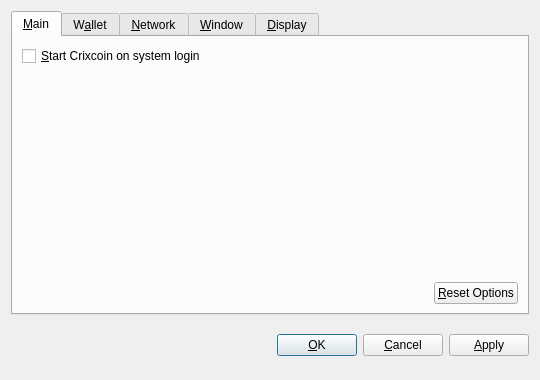
<?xml version="1.0" encoding="UTF-8"?>
<ui version="4.0">
 <class>OptionsDialog</class>
 <widget class="QDialog" name="OptionsDialog">
  <property name="geometry">
   <rect>
    <x>0</x>
    <y>0</y>
    <width>540</width>
    <height>380</height>
   </rect>
  </property>
  <property name="windowTitle">
   <string>Options</string>
  </property>
  <property name="modal">
   <bool>true</bool>
  </property>
  <layout class="QVBoxLayout" name="verticalLayout">
   <item>
    <widget class="QTabWidget" name="tabWidget">
     <property name="tabPosition">
      <enum>QTabWidget::North</enum>
     </property>
     <property name="currentIndex">
      <number>0</number>
     </property>
     <widget class="QWidget" name="tabMain">
      <attribute name="title">
       <string>&amp;Main</string>
      </attribute>
      <layout class="QVBoxLayout" name="verticalLayout_Main">
       <item>
        <widget class="QCheckBox" name="bitcoinAtStartup">
         <property name="toolTip">
          <string>Automatically start Crixcoin after logging in to the system.</string>
         </property>
         <property name="text">
          <string>&amp;Start Crixcoin on system login</string>
         </property>
        </widget>
       </item>
       <item>
        <spacer name="verticalSpacer_Main">
         <property name="orientation">
          <enum>Qt::Vertical</enum>
         </property>
         <property name="sizeHint" stdset="0">
          <size>
           <width>20</width>
           <height>40</height>
          </size>
         </property>
        </spacer>
       </item>
       <item>
        <layout class="QHBoxLayout" name="horizontalLayout_2_Main">
         <item>
          <spacer name="horizontalSpacer_2_Main">
           <property name="orientation">
            <enum>Qt::Horizontal</enum>
           </property>
           <property name="sizeHint" stdset="0">
            <size>
             <width>40</width>
             <height>20</height>
            </size>
           </property>
          </spacer>
         </item>
         <item>
          <widget class="QPushButton" name="resetButton">
           <property name="toolTip">
            <string>Reset all client options to default.</string>
           </property>
           <property name="text">
            <string>&amp;Reset Options</string>
           </property>
           <property name="autoDefault">
            <bool>false</bool>
           </property>
          </widget>
         </item>
        </layout>
       </item>
      </layout>
     </widget>
     <widget class="QWidget" name="tabWallet">
      <attribute name="title">
       <string>W&amp;allet</string>
      </attribute>
      <layout class="QVBoxLayout" name="verticalLayout_Network">
       <item>
        <widget class="QLabel" name="transactionFeeInfoLabel">
         <property name="text">
          <string>Optional transaction fee per kB that helps make sure your transactions are processed quickly. Most transactions are 1 kB.</string>
         </property>
         <property name="textFormat">
          <enum>Qt::PlainText</enum>
         </property>
         <property name="wordWrap">
          <bool>true</bool>
         </property>
        </widget>
       </item>
       <item>
        <layout class="QHBoxLayout" name="horizontalLayout_1_Main">
         <item>
          <widget class="QLabel" name="transactionFeeLabel">
           <property name="text">
            <string>Pay transaction &amp;fee</string>
           </property>
           <property name="textFormat">
            <enum>Qt::PlainText</enum>
           </property>
           <property name="buddy">
            <cstring>transactionFee</cstring>
           </property>
          </widget>
         </item>
         <item>
          <widget class="BitcoinAmountField" name="transactionFee"/>
         </item>
         <item>
          <spacer name="horizontalSpacer_1_Main">
           <property name="orientation">
            <enum>Qt::Horizontal</enum>
           </property>
           <property name="sizeHint" stdset="0">
            <size>
             <width>40</width>
             <height>20</height>
            </size>
           </property>
          </spacer>
         </item>
        </layout>
       </item>
       <item>
        <widget class="QLabel" name="label">
         <property name="text">
          <string>If you disable the spending of unconfirmed change, the change from a transaction cannot be used until that transaction has at least one confirmation. This also affects how your balance is computed.</string>
         </property>
         <property name="wordWrap">
          <bool>true</bool>
         </property>
        </widget>
       </item>
       <item>
        <widget class="QCheckBox" name="spendZeroConfChange">
         <property name="text">
          <string>Spend unconfirmed change  (experts only)</string>
         </property>
        </widget>
       </item>
       <item>
        <spacer name="verticalSpacer">
         <property name="orientation">
          <enum>Qt::Vertical</enum>
         </property>
         <property name="sizeHint" stdset="0">
          <size>
           <width>20</width>
           <height>40</height>
          </size>
         </property>
        </spacer>
       </item>
      </layout>
     </widget>
     <widget class="QWidget" name="tabNetwork">
      <attribute name="title">
       <string>&amp;Network</string>
      </attribute>
      <layout class="QVBoxLayout" name="verticalLayout_Network">
       <item>
        <widget class="QCheckBox" name="mapPortUpnp">
         <property name="toolTip">
          <string>Automatically open the Crixcoin client port on the router. This only works when your router supports UPnP and it is enabled.</string>
         </property>
         <property name="text">
          <string>Map port using &amp;UPnP</string>
         </property>
        </widget>
       </item>
       <item>
        <widget class="QCheckBox" name="connectSocks">
         <property name="toolTip">
          <string>Connect to the Crixcoin network through a SOCKS proxy (e.g. when connecting through Tor).</string>
         </property>
         <property name="text">
          <string>&amp;Connect through SOCKS proxy:</string>
         </property>
        </widget>
       </item>
       <item>
        <layout class="QHBoxLayout" name="horizontalLayout_Network">
         <item>
          <widget class="QLabel" name="proxyIpLabel">
           <property name="text">
            <string>Proxy &amp;IP:</string>
           </property>
           <property name="textFormat">
            <enum>Qt::PlainText</enum>
           </property>
           <property name="buddy">
            <cstring>proxyIp</cstring>
           </property>
          </widget>
         </item>
         <item>
          <widget class="QValidatedLineEdit" name="proxyIp">
           <property name="maximumSize">
            <size>
             <width>140</width>
             <height>16777215</height>
            </size>
           </property>
           <property name="toolTip">
            <string>IP address of the proxy (e.g. 127.0.0.1)</string>
           </property>
          </widget>
         </item>
         <item>
          <widget class="QLabel" name="proxyPortLabel">
           <property name="text">
            <string>&amp;Port:</string>
           </property>
           <property name="textFormat">
            <enum>Qt::PlainText</enum>
           </property>
           <property name="buddy">
            <cstring>proxyPort</cstring>
           </property>
          </widget>
         </item>
         <item>
          <widget class="QLineEdit" name="proxyPort">
           <property name="maximumSize">
            <size>
             <width>55</width>
             <height>16777215</height>
            </size>
           </property>
           <property name="toolTip">
            <string>Port of the proxy (e.g. 9050)</string>
           </property>
          </widget>
         </item>
         <item>
          <widget class="QLabel" name="socksVersionLabel">
           <property name="text">
            <string>SOCKS &amp;Version:</string>
           </property>
           <property name="textFormat">
            <enum>Qt::PlainText</enum>
           </property>
           <property name="buddy">
            <cstring>socksVersion</cstring>
           </property>
          </widget>
         </item>
         <item>
          <widget class="QValueComboBox" name="socksVersion">
           <property name="toolTip">
            <string>SOCKS version of the proxy (e.g. 5)</string>
           </property>
          </widget>
         </item>
         <item>
          <spacer name="horizontalSpacer_Network">
           <property name="orientation">
            <enum>Qt::Horizontal</enum>
           </property>
           <property name="sizeHint" stdset="0">
            <size>
             <width>40</width>
             <height>20</height>
            </size>
           </property>
          </spacer>
         </item>
        </layout>
       </item>
       <item>
        <spacer name="verticalSpacer_Network">
         <property name="orientation">
          <enum>Qt::Vertical</enum>
         </property>
         <property name="sizeHint" stdset="0">
          <size>
           <width>20</width>
           <height>40</height>
          </size>
         </property>
        </spacer>
       </item>
      </layout>
     </widget>
     <widget class="QWidget" name="tabWindow">
      <attribute name="title">
       <string>&amp;Window</string>
      </attribute>
      <layout class="QVBoxLayout" name="verticalLayout_Window">
       <item>
        <widget class="QCheckBox" name="minimizeToTray">
         <property name="toolTip">
          <string>Show only a tray icon after minimizing the window.</string>
         </property>
         <property name="text">
          <string>&amp;Minimize to the tray instead of the taskbar</string>
         </property>
        </widget>
       </item>
       <item>
        <widget class="QCheckBox" name="minimizeOnClose">
         <property name="toolTip">
          <string>Minimize instead of exit the application when the window is closed. When this option is enabled, the application will be closed only after selecting Quit in the menu.</string>
         </property>
         <property name="text">
          <string>M&amp;inimize on close</string>
         </property>
        </widget>
       </item>
       <item>
        <spacer name="verticalSpacer_Window">
         <property name="orientation">
          <enum>Qt::Vertical</enum>
         </property>
         <property name="sizeHint" stdset="0">
          <size>
           <width>20</width>
           <height>40</height>
          </size>
         </property>
        </spacer>
       </item>
      </layout>
     </widget>
     <widget class="QWidget" name="tabDisplay">
      <attribute name="title">
       <string>&amp;Display</string>
      </attribute>
      <layout class="QVBoxLayout" name="verticalLayout_Display">
       <item>
        <layout class="QHBoxLayout" name="horizontalLayout_1_Display">
         <item>
          <widget class="QLabel" name="langLabel">
           <property name="text">
            <string>User Interface &amp;language:</string>
           </property>
           <property name="textFormat">
            <enum>Qt::PlainText</enum>
           </property>
           <property name="buddy">
            <cstring>lang</cstring>
           </property>
          </widget>
         </item>
         <item>
          <widget class="QValueComboBox" name="lang">
           <property name="toolTip">
            <string>The user interface language can be set here. This setting will take effect after restarting Crixcoin.</string>
           </property>
          </widget>
         </item>
        </layout>
       </item>
       <item>
        <layout class="QHBoxLayout" name="horizontalLayout_2_Display">
         <item>
          <widget class="QLabel" name="unitLabel">
           <property name="text">
            <string>&amp;Unit to show amounts in:</string>
           </property>
           <property name="textFormat">
            <enum>Qt::PlainText</enum>
           </property>
           <property name="buddy">
            <cstring>unit</cstring>
           </property>
          </widget>
         </item>
         <item>
          <widget class="QValueComboBox" name="unit">
           <property name="toolTip">
            <string>Choose the default subdivision unit to show in the interface and when sending coins.</string>
           </property>
          </widget>
         </item>
        </layout>
       </item>
       <item>
        <widget class="QCheckBox" name="displayAddresses">
         <property name="toolTip">
          <string>Whether to show Crixcoin addresses in the transaction list or not.</string>
         </property>
         <property name="text">
          <string>&amp;Display addresses in transaction list</string>
         </property>
        </widget>
       </item>
       <item>
        <widget class="QCheckBox" name="coinControlFeatures">
         <property name="toolTip">
          <string>Whether to show coin control features or not.</string>
         </property>
         <property name="text">
          <string>Display coin &amp;control features (experts only!)</string>
         </property>
        </widget>
       </item>
       <item>
        <spacer name="verticalSpacer_Display">
         <property name="orientation">
          <enum>Qt::Vertical</enum>
         </property>
         <property name="sizeHint" stdset="0">
          <size>
           <width>20</width>
           <height>40</height>
          </size>
         </property>
        </spacer>
       </item>
      </layout>
     </widget>
    </widget>
   </item>
   <item>
    <layout class="QHBoxLayout" name="horizontalLayout_Buttons">
     <item>
      <spacer name="horizontalSpacer_1">
       <property name="orientation">
        <enum>Qt::Horizontal</enum>
       </property>
       <property name="sizeHint" stdset="0">
        <size>
         <width>40</width>
         <height>48</height>
        </size>
       </property>
      </spacer>
     </item>
     <item>
      <widget class="QLabel" name="statusLabel">
       <property name="font">
        <font>
         <weight>75</weight>
         <bold>true</bold>
        </font>
       </property>
       <property name="text">
        <string/>
       </property>
       <property name="textFormat">
        <enum>Qt::PlainText</enum>
       </property>
       <property name="wordWrap">
        <bool>true</bool>
       </property>
      </widget>
     </item>
     <item>
      <spacer name="horizontalSpacer_2">
       <property name="orientation">
        <enum>Qt::Horizontal</enum>
       </property>
       <property name="sizeHint" stdset="0">
        <size>
         <width>40</width>
         <height>48</height>
        </size>
       </property>
      </spacer>
     </item>
     <item>
      <widget class="QPushButton" name="okButton">
       <property name="text">
        <string>&amp;OK</string>
       </property>
      </widget>
     </item>
     <item>
      <widget class="QPushButton" name="cancelButton">
       <property name="text">
        <string>&amp;Cancel</string>
       </property>
       <property name="autoDefault">
        <bool>false</bool>
       </property>
      </widget>
     </item>
     <item>
      <widget class="QPushButton" name="applyButton">
       <property name="text">
        <string>&amp;Apply</string>
       </property>
       <property name="autoDefault">
        <bool>false</bool>
       </property>
      </widget>
     </item>
    </layout>
   </item>
  </layout>
 </widget>
 <customwidgets>
  <customwidget>
   <class>BitcoinAmountField</class>
   <extends>QSpinBox</extends>
   <header>bitcoinamountfield.h</header>
  </customwidget>
  <customwidget>
   <class>QValueComboBox</class>
   <extends>QComboBox</extends>
   <header>qvaluecombobox.h</header>
  </customwidget>
  <customwidget>
   <class>QValidatedLineEdit</class>
   <extends>QLineEdit</extends>
   <header>qvalidatedlineedit.h</header>
  </customwidget>
 </customwidgets>
 <resources/>
 <connections/>
</ui>
